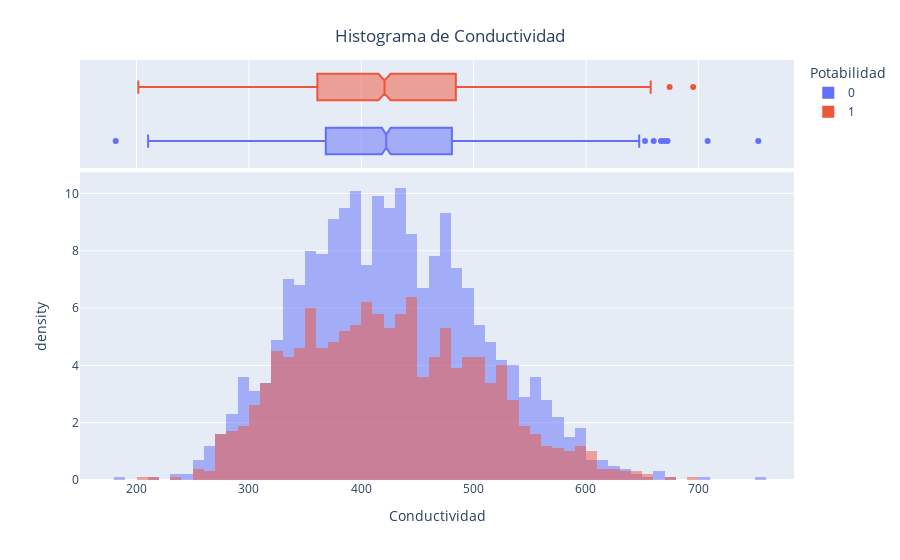

The notebook cell this image was saved under:
### Markdown cell above
## Conductividad

![imagencloramina](https://www.fondriest.com/environmental-measurements/wp-content/uploads/2014/02/conductivity_averages.jpg)

El agua pura no es un buen conductor de la corriente eléctrica sino un buen aislante. El aumento de la concentración de iones mejora la conductividad eléctrica del agua. Generalmente, la cantidad de sólidos disueltos en el agua determina la conductividad eléctrica. La conductividad eléctrica (CE) en realidad mide el proceso iónico de una solución que le permite transmitir corriente. De acuerdo con los estándares de la OMS, el valor de EC no debe exceder los 400 μS/cm.

### Code cell
graficaDeHistograma("Conductividad")

### Figure 1 — Plotly figure (JSON) as saved in the notebook; plotly's stock layout.template omitted (floating-point values rounded to 4 significant figures; data arrays with more than 128 entries replaced by an {"elided": "..."} marker saying what was removed)
{"data": [{"alignmentgroup": "True", "bingroup": "x", "histnorm": "density", "hovertemplate": "Potabilidad=0<br>Conductividad=%{x}<br>density=%{y}<extra></extra>", "legendgroup": "0", "marker": {"color": "#636efa", "opacity": 0.5, "pattern": {"shape": ""}}, "name": "0", "offsetgroup": "0", "orientation": "v", "showlegend": true, "type": "histogram", "x": {"elided": "1998 float values"}, "xaxis": "x", "yaxis": "y"}, {"alignmentgroup": "True", "hovertemplate": "Potabilidad=0<br>Conductividad=%{x}<extra></extra>", "legendgroup": "0", "marker": {"color": "#636efa"}, "name": "0", "notched": true, "offsetgroup": "0", "showlegend": false, "type": "box", "x": {"elided": "1998 float values"}, "xaxis": "x2", "yaxis": "y2"}, {"alignmentgroup": "True", "bingroup": "x", "histnorm": "density", "hovertemplate": "Potabilidad=1<br>Conductividad=%{x}<br>density=%{y}<extra></extra>", "legendgroup": "1", "marker": {"color": "#EF553B", "opacity": 0.5, "pattern": {"shape": ""}}, "name": "1", "offsetgroup": "1", "orientation": "v", "showlegend": true, "type": "histogram", "x": {"elided": "1278 float values"}, "xaxis": "x", "yaxis": "y"}, {"alignmentgroup": "True", "hovertemplate": "Potabilidad=1<br>Conductividad=%{x}<extra></extra>", "legendgroup": "1", "marker": {"color": "#EF553B"}, "name": "1", "notched": true, "offsetgroup": "1", "showlegend": false, "type": "box", "x": {"elided": "1278 float values"}, "xaxis": "x2", "yaxis": "y2"}], "layout": {"barmode": "overlay", "legend": {"title": {"text": "Potabilidad"}, "tracegroupgap": 0}, "margin": {"t": 60}, "title": {"text": " Histograma de Conductividad", "x": 0.5, "xanchor": "center", "yanchor": "top"}, "xaxis": {"anchor": "y", "domain": [0, 1], "title": {"text": "Conductividad"}}, "xaxis2": {"anchor": "y2", "domain": [0, 1], "matches": "x", "showgrid": true, "showticklabels": false}, "yaxis": {"anchor": "x", "domain": [0, 0.7326], "title": {"text": "density"}}, "yaxis2": {"anchor": "x2", "domain": [0.7426, 1], "matches": "y2", "showgrid": false, "showline": false, "showticklabels": false, "ticks": ""}}}
